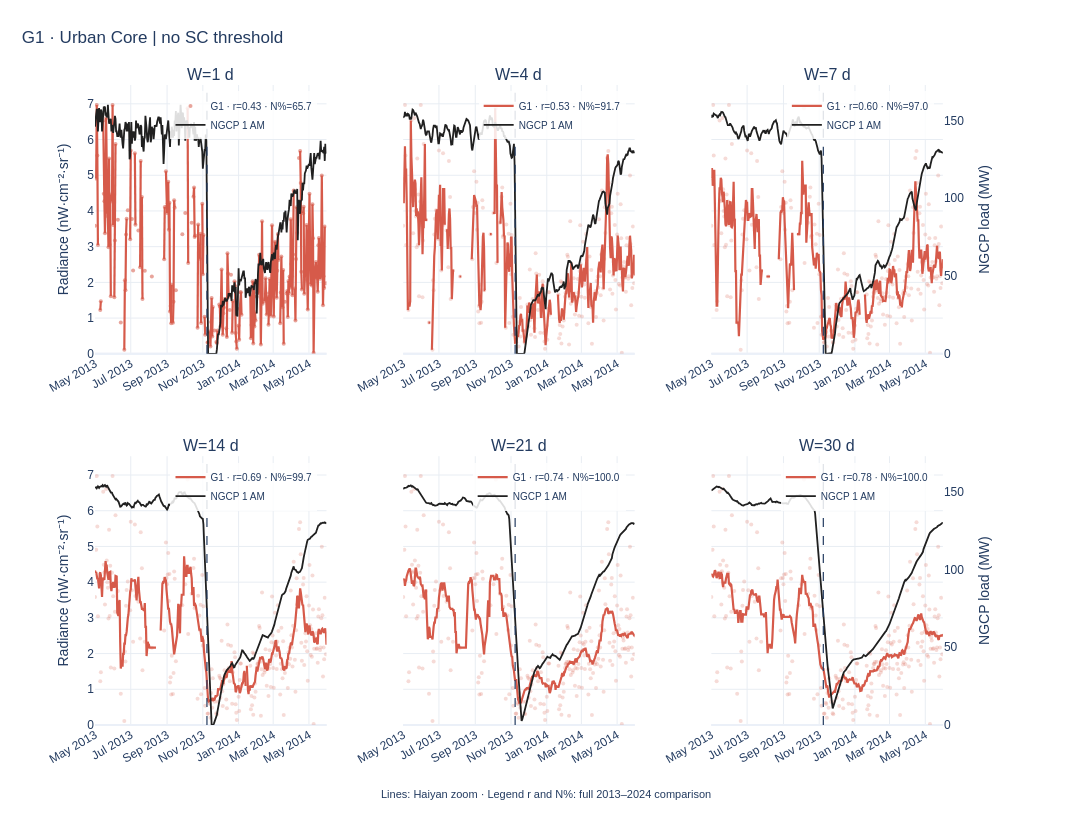
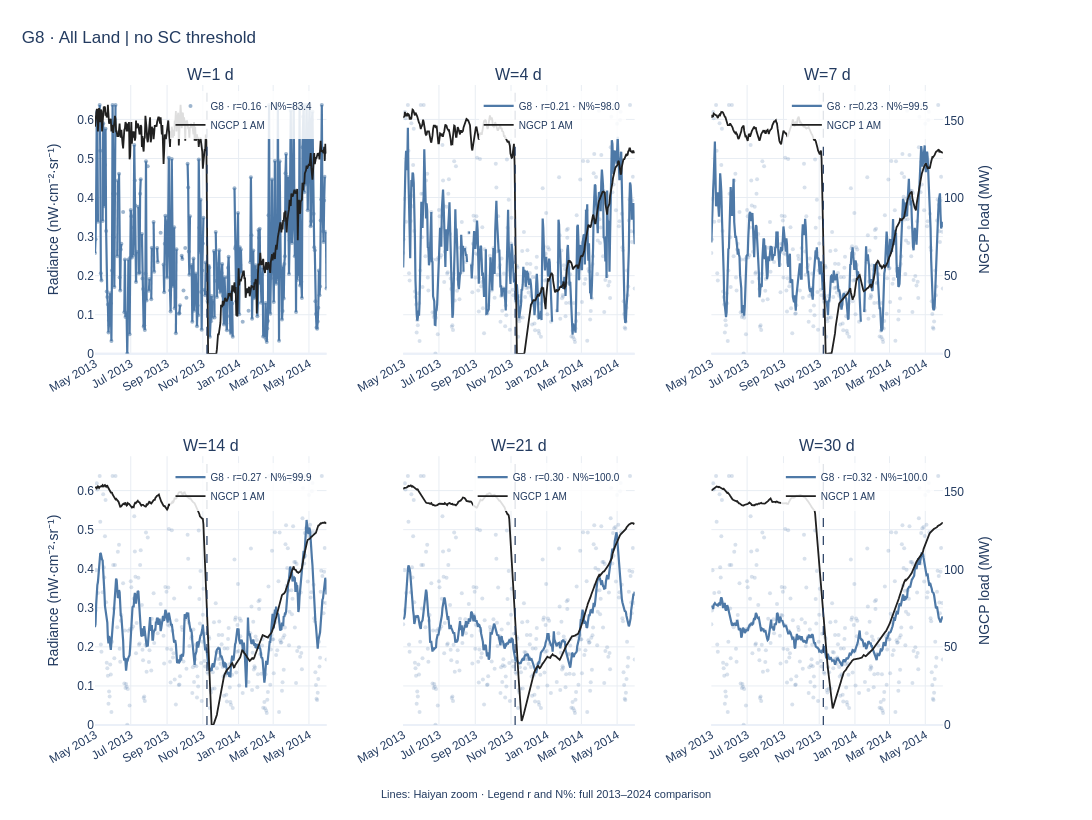

These figures' notebook cell, in order:
### Code cell
PROFILE_GROUPS = ("G1", "G8")
PROFILE_WINDOWS = (1, 4, 7, 14, 21, 30)
PROFILE_LEFT = pd.Timestamp("2013-05-01")
PROFILE_RIGHT = pd.Timestamp("2014-05-31")
HAIYAN_DATE = pd.Timestamp("2013-11-08")

GROUP_STYLE = {
    code: (label, color)
    for code, suffix, label, color in GROUPS
}
profile_dates = pd.date_range(
    PROFILE_LEFT, PROFILE_RIGHT, freq="D"
)
daily_load = SENS_LOAD.reindex(SOURCE_DATES).astype(float)
load_limit = 1.08 * float(
    daily_load.reindex(profile_dates).max()
)

PROFILE_FIGURES = {}
profile_rows = []

for code in PROFILE_GROUPS:
    label, color = GROUP_STYLE[code]

    # Every available direct date; no SC threshold.
    direct_ntl = (
        SENS_MASK_DATA[code]["ntl"]
        .reindex(SOURCE_DATES)
        .astype(float)
    )
    ntl_limit = 1.08 * float(
        direct_ntl.reindex(profile_dates).max()
    )

    fig = make_subplots(
        rows=2,
        cols=3,
        specs=[
            [{"secondary_y": True} for _ in range(3)]
            for _ in range(2)
        ],
        shared_xaxes=True,
        horizontal_spacing=.085,
        vertical_spacing=.16,
        subplot_titles=[
            f"W={width} d" for width in PROFILE_WINDOWS
        ],
    )
    for heading in fig.layout.annotations:
        heading.font = dict(
            size=16, color="#233B60"
        )

    panel_legends = {}

    for i, width in enumerate(PROFILE_WINDOWS):
        row, col = i // 3 + 1, i % 3 + 1
        legend_id = (
            "legend" if i == 0 else f"legend{i + 1}"
        )

        ntl_mean = direct_ntl.rolling(
            width, min_periods=1, center=True
        ).mean()
        load_mean = daily_load.rolling(
            width, min_periods=1, center=True
        ).mean()

        metrics = paired_alignment(
            ntl_mean, load_mean
        )
        profile_rows.append({
            "mask": code,
            "window_days": width,
            **metrics,
        })

        r_text = (
            f"{metrics['r']:.2f}"
            if np.isfinite(metrics["r"]) else "NA"
        )
        ntl_legend = (
            f"{code} · r={r_text} · "
            f"N%={metrics['N_pct']:.1f}"
        )

        # The direct observations remain visible behind the mean.
        fig.add_trace(
            go.Scatter(
                x=profile_dates,
                y=direct_ntl.reindex(profile_dates),
                mode="markers",
                name=ntl_legend,
                legend=legend_id,
                showlegend=(width == 1),
                marker=dict(
                    color=color,
                    size=4,
                    opacity=.55 if width == 1 else .22,
                ),
            ),
            row=row, col=col, secondary_y=False,
        )

        fig.add_trace(
            go.Scatter(
                x=profile_dates,
                y=ntl_mean.reindex(profile_dates),
                mode="lines",
                name=ntl_legend,
                legend=legend_id,
                showlegend=(width != 1),
                connectgaps=False,
                line=dict(color=color, width=2.2),
            ),
            row=row, col=col, secondary_y=False,
        )

        fig.add_trace(
            go.Scatter(
                x=profile_dates,
                y=load_mean.reindex(profile_dates),
                mode="lines",
                name="NGCP 1 AM",
                legend=legend_id,
                showlegend=True,
                connectgaps=False,
                line=dict(
                    color="#202020", width=1.8
                ),
            ),
            row=row, col=col, secondary_y=True,
        )

        fig.add_vline(
            x=HAIYAN_DATE,
            row=row, col=col,
            line_color="#233B60",
            line_dash="dash",
            line_width=1.2,
        )

        fig.update_xaxes(
            range=[PROFILE_LEFT, PROFILE_RIGHT],
            dtick="M2",
            tickformat="%b %Y",
            tickangle=-30,
            showticklabels=True,
            gridcolor="#E8EDF3",
            row=row, col=col,
        )
        fig.update_yaxes(
            range=[0, ntl_limit],
            showticklabels=(col == 1),
            title_text=(
                "Radiance (nW·cm⁻²·sr⁻¹)"
                if col == 1 else None
            ),
            gridcolor="#E8EDF3",
            row=row, col=col,
            secondary_y=False,
        )
        fig.update_yaxes(
            range=[0, load_limit],
            showticklabels=(col == 3),
            title_text=(
                "NGCP load (MW)"
                if col == 3 else None
            ),
            showgrid=False,
            row=row, col=col,
            secondary_y=True,
        )

        # Position this panel's own two-item legend inside it.
        xaxis_key = (
            "xaxis" if i == 0 else f"xaxis{i + 1}"
        )
        primary_y_key = (
            "yaxis" if i == 0
            else f"yaxis{2 * i + 1}"
        )
        x_domain = fig.layout[xaxis_key].domain
        y_domain = fig.layout[primary_y_key].domain

        panel_legends[legend_id] = dict(
            x=x_domain[1] - .01,
            y=y_domain[1] - .01,
            xanchor="right",
            yanchor="top",
            bgcolor="rgba(255,255,255,.85)",
            font=dict(size=10),
            borderwidth=0,
        )

    fig.update_layout(
        template="plotly_white",
        width=1550,
        height=820,
        title=dict(
            text=f"{code} · {label} | no SC threshold",
            x=.02,
            font=dict(size=17),
        ),
        margin=dict(
            l=95, r=95, t=85, b=95
        ),
        font=dict(
            family="Arial",
            color="#233B60",
            size=12,
        ),
        paper_bgcolor="white",
        plot_bgcolor="white",
        **panel_legends,
    )

    fig.add_annotation(
        x=.5, y=-.12,
        xref="paper", yref="paper",
        text=(
            "Lines: Haiyan zoom · "
            "Legend r and N%: full 2013–2024 comparison"
        ),
        showarrow=False,
        font=dict(size=11, color="#233B60"),
    )

    fig.show()
    fig.write_html(
        SENS_DIR / f"{code.lower()}_six_window_profiles.html",
        include_plotlyjs="cdn",
    )
    PROFILE_FIGURES[code] = fig

PROFILE_METRICS = pd.DataFrame(profile_rows)

### Figure 1 — Plotly figure (JSON) as saved in the notebook; plotly's stock layout.template omitted (floating-point values rounded to 4 significant figures; data arrays with more than 128 entries replaced by an {"elided": "..."} marker saying what was removed)
{"data": [{"legend": "legend", "marker": {"color": "#D65A4A", "opacity": 0.55, "size": 4}, "mode": "markers", "name": "G1 · r=0.43 · N%=65.7", "showlegend": true, "type": "scatter", "x": {"elided": "396 str values"}, "xaxis": "x", "y": {"elided": "396 float values"}, "yaxis": "y"}, {"connectgaps": false, "legend": "legend", "line": {"color": "#D65A4A", "width": 2.2}, "mode": "lines", "name": "G1 · r=0.43 · N%=65.7", "showlegend": false, "type": "scatter", "x": {"elided": "396 str values"}, "xaxis": "x", "y": {"elided": "396 float values"}, "yaxis": "y"}, {"connectgaps": false, "legend": "legend", "line": {"color": "#202020", "width": 1.8}, "mode": "lines", "name": "NGCP 1 AM", "showlegend": true, "type": "scatter", "x": {"elided": "396 str values"}, "xaxis": "x", "y": {"elided": "396 float values"}, "yaxis": "y2"}, {"legend": "legend2", "marker": {"color": "#D65A4A", "opacity": 0.22, "size": 4}, "mode": "markers", "name": "G1 · r=0.53 · N%=91.7", "showlegend": false, "type": "scatter", "x": {"elided": "396 str values"}, "xaxis": "x2", "y": {"elided": "396 float values"}, "yaxis": "y3"}, {"connectgaps": false, "legend": "legend2", "line": {"color": "#D65A4A", "width": 2.2}, "mode": "lines", "name": "G1 · r=0.53 · N%=91.7", "showlegend": true, "type": "scatter", "x": {"elided": "396 str values"}, "xaxis": "x2", "y": {"elided": "396 float values"}, "yaxis": "y3"}, {"connectgaps": false, "legend": "legend2", "line": {"color": "#202020", "width": 1.8}, "mode": "lines", "name": "NGCP 1 AM", "showlegend": true, "type": "scatter", "x": {"elided": "396 str values"}, "xaxis": "x2", "y": {"elided": "396 float values"}, "yaxis": "y4"}, {"legend": "legend3", "marker": {"color": "#D65A4A", "opacity": 0.22, "size": 4}, "mode": "markers", "name": "G1 · r=0.60 · N%=97.0", "showlegend": false, "type": "scatter", "x": {"elided": "396 str values"}, "xaxis": "x3", "y": {"elided": "396 float values"}, "yaxis": "y5"}, {"connectgaps": false, "legend": "legend3", "line": {"color": "#D65A4A", "width": 2.2}, "mode": "lines", "name": "G1 · r=0.60 · N%=97.0", "showlegend": true, "type": "scatter", "x": {"elided": "396 str values"}, "xaxis": "x3", "y": {"elided": "396 float values"}, "yaxis": "y5"}, {"connectgaps": false, "legend": "legend3", "line": {"color": "#202020", "width": 1.8}, "mode": "lines", "name": "NGCP 1 AM", "showlegend": true, "type": "scatter", "x": {"elided": "396 str values"}, "xaxis": "x3", "y": {"elided": "396 float values"}, "yaxis": "y6"}, {"legend": "legend4", "marker": {"color": "#D65A4A", "opacity": 0.22, "size": 4}, "mode": "markers", "name": "G1 · r=0.69 · N%=99.7", "showlegend": false, "type": "scatter", "x": {"elided": "396 str values"}, "xaxis": "x4", "y": {"elided": "396 float values"}, "yaxis": "y7"}, {"connectgaps": false, "legend": "legend4", "line": {"color": "#D65A4A", "width": 2.2}, "mode": "lines", "name": "G1 · r=0.69 · N%=99.7", "showlegend": true, "type": "scatter", "x": {"elided": "396 str values"}, "xaxis": "x4", "y": {"elided": "396 float values"}, "yaxis": "y7"}, {"connectgaps": false, "legend": "legend4", "line": {"color": "#202020", "width": 1.8}, "mode": "lines", "name": "NGCP 1 AM", "showlegend": true, "type": "scatter", "x": {"elided": "396 str values"}, "xaxis": "x4", "y": {"elided": "396 float values"}, "yaxis": "y8"}, {"legend": "legend5", "marker": {"color": "#D65A4A", "opacity": 0.22, "size": 4}, "mode": "markers", "name": "G1 · r=0.74 · N%=100.0", "showlegend": false, "type": "scatter", "x": {"elided": "396 str values"}, "xaxis": "x5", "y": {"elided": "396 float values"}, "yaxis": "y9"}, {"connectgaps": false, "legend": "legend5", "line": {"color": "#D65A4A", "width": 2.2}, "mode": "lines", "name": "G1 · r=0.74 · N%=100.0", "showlegend": true, "type": "scatter", "x": {"elided": "396 str values"}, "xaxis": "x5", "y": {"elided": "396 float values"}, "yaxis": "y9"}, {"connectgaps": false, "legend": "legend5", "line": {"color": "#202020", "width": 1.8}, "mode": "lines", "name": "NGCP 1 AM", "showlegend": true, "type": "scatter", "x": {"elided": "396 str values"}, "xaxis": "x5", "y": {"elided": "396 float values"}, "yaxis": "y10"}, {"legend": "legend6", "marker": {"color": "#D65A4A", "opacity": 0.22, "size": 4}, "mode": "markers", "name": "G1 · r=0.78 · N%=100.0", "showlegend": false, "type": "scatter", "x": {"elided": "396 str values"}, "xaxis": "x6", "y": {"elided": "396 float values"}, "yaxis": "y11"}, {"connectgaps": false, "legend": "legend6", "line": {"color": "#D65A4A", "width": 2.2}, "mode": "lines", "name": "G1 · r=0.78 · N%=100.0", "showlegend": true, "type": "scatter", "x": {"elided": "396 str values"}, "xaxis": "x6", "y": {"elided": "396 float values"}, "yaxis": "y11"}, {"connectgaps": false, "legend": "legend6", "line": {"color": "#202020", "width": 1.8}, "mode": "lines", "name": "NGCP 1 AM", "showlegend": true, "type": "scatter", "x": {"elided": "396 str values"}, "xaxis": "x6", "y": {"elided": "396 float values"}, "yaxis": "y12"}], "layout": {"annotations": [{"font": {"color": "#233B60", "size": 16}, "showarrow": false, "text": "W=1 d", "x": 0.1283, "xanchor": "center", "xref": "paper", "y": 1, "yanchor": "bottom", "yref": "paper"}, {"font": {"color": "#233B60", "size": 16}, "showarrow": false, "text": "W=4 d", "x": 0.47, "xanchor": "center", "xref": "paper", "y": 1, "yanchor": "bottom", "yref": "paper"}, {"font": {"color": "#233B60", "size": 16}, "showarrow": false, "text": "W=7 d", "x": 0.8117, "xanchor": "center", "xref": "paper", "y": 1, "yanchor": "bottom", "yref": "paper"}, {"font": {"color": "#233B60", "size": 16}, "showarrow": false, "text": "W=14 d", "x": 0.1283, "xanchor": "center", "xref": "paper", "y": 0.42, "yanchor": "bottom", "yref": "paper"}, {"font": {"color": "#233B60", "size": 16}, "showarrow": false, "text": "W=21 d", "x": 0.47, "xanchor": "center", "xref": "paper", "y": 0.42, "yanchor": "bottom", "yref": "paper"}, {"font": {"color": "#233B60", "size": 16}, "showarrow": false, "text": "W=30 d", "x": 0.8117, "xanchor": "center", "xref": "paper", "y": 0.42, "yanchor": "bottom", "yref": "paper"}, {"font": {"color": "#233B60", "size": 11}, "showarrow": false, "text": "Lines: Haiyan zoom · Legend r and N%: full 2013–2024 comparison", "x": 0.5, "xref": "paper", "y": -0.12, "yref": "paper"}], "font": {"color": "#233B60", "family": "Arial", "size": 12}, "height": 820, "legend": {"bgcolor": "rgba(255,255,255,.85)", "borderwidth": 0, "font": {"size": 10}, "x": 0.2467, "xanchor": "right", "y": 0.99, "yanchor": "top"}, "legend2": {"bgcolor": "rgba(255,255,255,.85)", "borderwidth": 0, "font": {"size": 10}, "x": 0.5883, "xanchor": "right", "y": 0.99, "yanchor": "top"}, "legend3": {"bgcolor": "rgba(255,255,255,.85)", "borderwidth": 0, "font": {"size": 10}, "x": 0.93, "xanchor": "right", "y": 0.99, "yanchor": "top"}, "legend4": {"bgcolor": "rgba(255,255,255,.85)", "borderwidth": 0, "font": {"size": 10}, "x": 0.2467, "xanchor": "right", "y": 0.41, "yanchor": "top"}, "legend5": {"bgcolor": "rgba(255,255,255,.85)", "borderwidth": 0, "font": {"size": 10}, "x": 0.5883, "xanchor": "right", "y": 0.41, "yanchor": "top"}, "legend6": {"bgcolor": "rgba(255,255,255,.85)", "borderwidth": 0, "font": {"size": 10}, "x": 0.93, "xanchor": "right", "y": 0.41, "yanchor": "top"}, "margin": {"b": 95, "l": 95, "r": 95, "t": 85}, "paper_bgcolor": "white", "plot_bgcolor": "white", "shapes": [{"line": {"color": "#233B60", "dash": "dash", "width": 1.2}, "type": "line", "x0": "2013-11-08T00:00:00", "x1": "2013-11-08T00:00:00", "xref": "x", "y0": 0, "y1": 1, "yref": "y domain"}, {"line": {"color": "#233B60", "dash": "dash", "width": 1.2}, "type": "line", "x0": "2013-11-08T00:00:00", "x1": "2013-11-08T00:00:00", "xref": "x2", "y0": 0, "y1": 1, "yref": "y3 domain"}, {"line": {"color": "#233B60", "dash": "dash", "width": 1.2}, "type": "line", "x0": "2013-11-08T00:00:00", "x1": "2013-11-08T00:00:00", "xref": "x3", "y0": 0, "y1": 1, "yref": "y5 domain"}, {"line": {"color": "#233B60", "dash": "dash", "width": 1.2}, "type": "line", "x0": "2013-11-08T00:00:00", "x1": "2013-11-08T00:00:00", "xref": "x4", "y0": 0, "y1": 1, "yref": "y7 domain"}, {"line": {"color": "#233B60", "dash": "dash", "width": 1.2}, "type": "line", "x0": "2013-11-08T00:00:00", "x1": "2013-11-08T00:00:00", "xref": "x5", "y0": 0, "y1": 1, "yref": "y9 domain"}, {"line": {"color": "#233B60", "dash": "dash", "width": 1.2}, "type": "line", "x0": "2013-11-08T00:00:00", "x1": "2013-11-08T00:00:00", "xref": "x6", "y0": 0, "y1": 1, "yref": "y11 domain"}], "title": {"font": {"size": 17}, "text": "G1 · Urban Core | no SC threshold", "x": 0.02}, "width": 1550, "xaxis": {"anchor": "y", "domain": [0, 0.2567], "dtick": "M2", "gridcolor": "#E8EDF3", "matches": "x4", "range": ["2013-05-01T00:00:00", "2014-05-31T00:00:00"], "showticklabels": true, "tickangle": -30, "tickformat": "%b %Y"}, "xaxis2": {"anchor": "y3", "domain": [0.3417, 0.5983], "dtick": "M2", "gridcolor": "#E8EDF3", "matches": "x5", "range": ["2013-05-01T00:00:00", "2014-05-31T00:00:00"], "showticklabels": true, "tickangle": -30, "tickformat": "%b %Y"}, "xaxis3": {"anchor": "y5", "domain": [0.6833, 0.94], "dtick": "M2", "gridcolor": "#E8EDF3", "matches": "x6", "range": ["2013-05-01T00:00:00", "2014-05-31T00:00:00"], "showticklabels": true, "tickangle": -30, "tickformat": "%b %Y"}, "xaxis4": {"anchor": "y7", "domain": [0, 0.2567], "dtick": "M2", "gridcolor": "#E8EDF3", "range": ["2013-05-01T00:00:00", "2014-05-31T00:00:00"], "showticklabels": true, "tickangle": -30, "tickformat": "%b %Y"}, "xaxis5": {"anchor": "y9", "domain": [0.3417, 0.5983], "dtick": "M2", "gridcolor": "#E8EDF3", "range": ["2013-05-01T00:00:00", "2014-05-31T00:00:00"], "showticklabels": true, "tickangle": -30, "tickformat": "%b %Y"}, "xaxis6": {"anchor": "y11", "domain": [0.6833, 0.94], "dtick": "M2", "gridcolor": "#E8EDF3", "range": ["2013-05-01T00:00:00", "2014-05-31T00:00:00"], "showticklabels": true, "tickangle": -30, "tickformat": "%b %Y"}, "yaxis": {"anchor": "x", "domain": [0.58, 1], "gridcolor": "#E8EDF3", "range": [0, 7.527], "showticklabels": true, "title": {"text": "Radiance (nW·cm⁻²·sr⁻¹)"}}, "yaxis10": {"anchor": "x5", "overlaying": "y9", "range": [0, 172.8], "showgrid": false, "showticklabels": false, "side": "right"}, "yaxis11": {"anchor": "x6", "domain": [0, 0.42], "gridcolor": "#E8EDF3", "range": [0, 7.527], "showticklabels": false}, "yaxis12": {"anchor": "x6", "overlaying": "y11", "range": [0, 172.8], "showgrid": false, "showticklabels": true, "side": "right", "title": {"text": "NGCP load (MW)"}}, "yaxis2": {"anchor": "x", "overlaying": "y", "range": [0, 172.8], "showgrid": false, "showticklabels": false, "side": "right"}, "yaxis3": {"anchor": "x2", "domain": [0.58, 1], "gridcolor": "#E8EDF3", "range": [0, 7.527], "showticklabels": false}, "yaxis4": {"anchor": "x2", "overlaying": "y3", "range": [0, 172.8], "showgrid": false, "showticklabels": false, "side": "right"}, "yaxis5": {"anchor": "x3", "domain": [0.58, 1], "gridcolor": "#E8EDF3", "range": [0, 7.527], "showticklabels": false}, "yaxis6": {"anchor": "x3", "overlaying": "y5", "range": [0, 172.8], "showgrid": false, "showticklabels": true, "side": "right", "title": {"text": "NGCP load (MW)"}}, "yaxis7": {"anchor": "x4", "domain": [0, 0.42], "gridcolor": "#E8EDF3", "range": [0, 7.527], "showticklabels": true, "title": {"text": "Radiance (nW·cm⁻²·sr⁻¹)"}}, "yaxis8": {"anchor": "x4", "overlaying": "y7", "range": [0, 172.8], "showgrid": false, "showticklabels": false, "side": "right"}, "yaxis9": {"anchor": "x5", "domain": [0, 0.42], "gridcolor": "#E8EDF3", "range": [0, 7.527], "showticklabels": false}}}

### Figure 2 — Plotly figure (JSON) as saved in the notebook; plotly's stock layout.template omitted (floating-point values rounded to 4 significant figures; data arrays with more than 128 entries replaced by an {"elided": "..."} marker saying what was removed)
{"data": [{"legend": "legend", "marker": {"color": "#4E79A7", "opacity": 0.55, "size": 4}, "mode": "markers", "name": "G8 · r=0.16 · N%=83.4", "showlegend": true, "type": "scatter", "x": {"elided": "396 str values"}, "xaxis": "x", "y": {"elided": "396 float values"}, "yaxis": "y"}, {"connectgaps": false, "legend": "legend", "line": {"color": "#4E79A7", "width": 2.2}, "mode": "lines", "name": "G8 · r=0.16 · N%=83.4", "showlegend": false, "type": "scatter", "x": {"elided": "396 str values"}, "xaxis": "x", "y": {"elided": "396 float values"}, "yaxis": "y"}, {"connectgaps": false, "legend": "legend", "line": {"color": "#202020", "width": 1.8}, "mode": "lines", "name": "NGCP 1 AM", "showlegend": true, "type": "scatter", "x": {"elided": "396 str values"}, "xaxis": "x", "y": {"elided": "396 float values"}, "yaxis": "y2"}, {"legend": "legend2", "marker": {"color": "#4E79A7", "opacity": 0.22, "size": 4}, "mode": "markers", "name": "G8 · r=0.21 · N%=98.0", "showlegend": false, "type": "scatter", "x": {"elided": "396 str values"}, "xaxis": "x2", "y": {"elided": "396 float values"}, "yaxis": "y3"}, {"connectgaps": false, "legend": "legend2", "line": {"color": "#4E79A7", "width": 2.2}, "mode": "lines", "name": "G8 · r=0.21 · N%=98.0", "showlegend": true, "type": "scatter", "x": {"elided": "396 str values"}, "xaxis": "x2", "y": {"elided": "396 float values"}, "yaxis": "y3"}, {"connectgaps": false, "legend": "legend2", "line": {"color": "#202020", "width": 1.8}, "mode": "lines", "name": "NGCP 1 AM", "showlegend": true, "type": "scatter", "x": {"elided": "396 str values"}, "xaxis": "x2", "y": {"elided": "396 float values"}, "yaxis": "y4"}, {"legend": "legend3", "marker": {"color": "#4E79A7", "opacity": 0.22, "size": 4}, "mode": "markers", "name": "G8 · r=0.23 · N%=99.5", "showlegend": false, "type": "scatter", "x": {"elided": "396 str values"}, "xaxis": "x3", "y": {"elided": "396 float values"}, "yaxis": "y5"}, {"connectgaps": false, "legend": "legend3", "line": {"color": "#4E79A7", "width": 2.2}, "mode": "lines", "name": "G8 · r=0.23 · N%=99.5", "showlegend": true, "type": "scatter", "x": {"elided": "396 str values"}, "xaxis": "x3", "y": {"elided": "396 float values"}, "yaxis": "y5"}, {"connectgaps": false, "legend": "legend3", "line": {"color": "#202020", "width": 1.8}, "mode": "lines", "name": "NGCP 1 AM", "showlegend": true, "type": "scatter", "x": {"elided": "396 str values"}, "xaxis": "x3", "y": {"elided": "396 float values"}, "yaxis": "y6"}, {"legend": "legend4", "marker": {"color": "#4E79A7", "opacity": 0.22, "size": 4}, "mode": "markers", "name": "G8 · r=0.27 · N%=99.9", "showlegend": false, "type": "scatter", "x": {"elided": "396 str values"}, "xaxis": "x4", "y": {"elided": "396 float values"}, "yaxis": "y7"}, {"connectgaps": false, "legend": "legend4", "line": {"color": "#4E79A7", "width": 2.2}, "mode": "lines", "name": "G8 · r=0.27 · N%=99.9", "showlegend": true, "type": "scatter", "x": {"elided": "396 str values"}, "xaxis": "x4", "y": {"elided": "396 float values"}, "yaxis": "y7"}, {"connectgaps": false, "legend": "legend4", "line": {"color": "#202020", "width": 1.8}, "mode": "lines", "name": "NGCP 1 AM", "showlegend": true, "type": "scatter", "x": {"elided": "396 str values"}, "xaxis": "x4", "y": {"elided": "396 float values"}, "yaxis": "y8"}, {"legend": "legend5", "marker": {"color": "#4E79A7", "opacity": 0.22, "size": 4}, "mode": "markers", "name": "G8 · r=0.30 · N%=100.0", "showlegend": false, "type": "scatter", "x": {"elided": "396 str values"}, "xaxis": "x5", "y": {"elided": "396 float values"}, "yaxis": "y9"}, {"connectgaps": false, "legend": "legend5", "line": {"color": "#4E79A7", "width": 2.2}, "mode": "lines", "name": "G8 · r=0.30 · N%=100.0", "showlegend": true, "type": "scatter", "x": {"elided": "396 str values"}, "xaxis": "x5", "y": {"elided": "396 float values"}, "yaxis": "y9"}, {"connectgaps": false, "legend": "legend5", "line": {"color": "#202020", "width": 1.8}, "mode": "lines", "name": "NGCP 1 AM", "showlegend": true, "type": "scatter", "x": {"elided": "396 str values"}, "xaxis": "x5", "y": {"elided": "396 float values"}, "yaxis": "y10"}, {"legend": "legend6", "marker": {"color": "#4E79A7", "opacity": 0.22, "size": 4}, "mode": "markers", "name": "G8 · r=0.32 · N%=100.0", "showlegend": false, "type": "scatter", "x": {"elided": "396 str values"}, "xaxis": "x6", "y": {"elided": "396 float values"}, "yaxis": "y11"}, {"connectgaps": false, "legend": "legend6", "line": {"color": "#4E79A7", "width": 2.2}, "mode": "lines", "name": "G8 · r=0.32 · N%=100.0", "showlegend": true, "type": "scatter", "x": {"elided": "396 str values"}, "xaxis": "x6", "y": {"elided": "396 float values"}, "yaxis": "y11"}, {"connectgaps": false, "legend": "legend6", "line": {"color": "#202020", "width": 1.8}, "mode": "lines", "name": "NGCP 1 AM", "showlegend": true, "type": "scatter", "x": {"elided": "396 str values"}, "xaxis": "x6", "y": {"elided": "396 float values"}, "yaxis": "y12"}], "layout": {"annotations": [{"font": {"color": "#233B60", "size": 16}, "showarrow": false, "text": "W=1 d", "x": 0.1283, "xanchor": "center", "xref": "paper", "y": 1, "yanchor": "bottom", "yref": "paper"}, {"font": {"color": "#233B60", "size": 16}, "showarrow": false, "text": "W=4 d", "x": 0.47, "xanchor": "center", "xref": "paper", "y": 1, "yanchor": "bottom", "yref": "paper"}, {"font": {"color": "#233B60", "size": 16}, "showarrow": false, "text": "W=7 d", "x": 0.8117, "xanchor": "center", "xref": "paper", "y": 1, "yanchor": "bottom", "yref": "paper"}, {"font": {"color": "#233B60", "size": 16}, "showarrow": false, "text": "W=14 d", "x": 0.1283, "xanchor": "center", "xref": "paper", "y": 0.42, "yanchor": "bottom", "yref": "paper"}, {"font": {"color": "#233B60", "size": 16}, "showarrow": false, "text": "W=21 d", "x": 0.47, "xanchor": "center", "xref": "paper", "y": 0.42, "yanchor": "bottom", "yref": "paper"}, {"font": {"color": "#233B60", "size": 16}, "showarrow": false, "text": "W=30 d", "x": 0.8117, "xanchor": "center", "xref": "paper", "y": 0.42, "yanchor": "bottom", "yref": "paper"}, {"font": {"color": "#233B60", "size": 11}, "showarrow": false, "text": "Lines: Haiyan zoom · Legend r and N%: full 2013–2024 comparison", "x": 0.5, "xref": "paper", "y": -0.12, "yref": "paper"}], "font": {"color": "#233B60", "family": "Arial", "size": 12}, "height": 820, "legend": {"bgcolor": "rgba(255,255,255,.85)", "borderwidth": 0, "font": {"size": 10}, "x": 0.2467, "xanchor": "right", "y": 0.99, "yanchor": "top"}, "legend2": {"bgcolor": "rgba(255,255,255,.85)", "borderwidth": 0, "font": {"size": 10}, "x": 0.5883, "xanchor": "right", "y": 0.99, "yanchor": "top"}, "legend3": {"bgcolor": "rgba(255,255,255,.85)", "borderwidth": 0, "font": {"size": 10}, "x": 0.93, "xanchor": "right", "y": 0.99, "yanchor": "top"}, "legend4": {"bgcolor": "rgba(255,255,255,.85)", "borderwidth": 0, "font": {"size": 10}, "x": 0.2467, "xanchor": "right", "y": 0.41, "yanchor": "top"}, "legend5": {"bgcolor": "rgba(255,255,255,.85)", "borderwidth": 0, "font": {"size": 10}, "x": 0.5883, "xanchor": "right", "y": 0.41, "yanchor": "top"}, "legend6": {"bgcolor": "rgba(255,255,255,.85)", "borderwidth": 0, "font": {"size": 10}, "x": 0.93, "xanchor": "right", "y": 0.41, "yanchor": "top"}, "margin": {"b": 95, "l": 95, "r": 95, "t": 85}, "paper_bgcolor": "white", "plot_bgcolor": "white", "shapes": [{"line": {"color": "#233B60", "dash": "dash", "width": 1.2}, "type": "line", "x0": "2013-11-08T00:00:00", "x1": "2013-11-08T00:00:00", "xref": "x", "y0": 0, "y1": 1, "yref": "y domain"}, {"line": {"color": "#233B60", "dash": "dash", "width": 1.2}, "type": "line", "x0": "2013-11-08T00:00:00", "x1": "2013-11-08T00:00:00", "xref": "x2", "y0": 0, "y1": 1, "yref": "y3 domain"}, {"line": {"color": "#233B60", "dash": "dash", "width": 1.2}, "type": "line", "x0": "2013-11-08T00:00:00", "x1": "2013-11-08T00:00:00", "xref": "x3", "y0": 0, "y1": 1, "yref": "y5 domain"}, {"line": {"color": "#233B60", "dash": "dash", "width": 1.2}, "type": "line", "x0": "2013-11-08T00:00:00", "x1": "2013-11-08T00:00:00", "xref": "x4", "y0": 0, "y1": 1, "yref": "y7 domain"}, {"line": {"color": "#233B60", "dash": "dash", "width": 1.2}, "type": "line", "x0": "2013-11-08T00:00:00", "x1": "2013-11-08T00:00:00", "xref": "x5", "y0": 0, "y1": 1, "yref": "y9 domain"}, {"line": {"color": "#233B60", "dash": "dash", "width": 1.2}, "type": "line", "x0": "2013-11-08T00:00:00", "x1": "2013-11-08T00:00:00", "xref": "x6", "y0": 0, "y1": 1, "yref": "y11 domain"}], "title": {"font": {"size": 17}, "text": "G8 · All Land | no SC threshold", "x": 0.02}, "width": 1550, "xaxis": {"anchor": "y", "domain": [0, 0.2567], "dtick": "M2", "gridcolor": "#E8EDF3", "matches": "x4", "range": ["2013-05-01T00:00:00", "2014-05-31T00:00:00"], "showticklabels": true, "tickangle": -30, "tickformat": "%b %Y"}, "xaxis2": {"anchor": "y3", "domain": [0.3417, 0.5983], "dtick": "M2", "gridcolor": "#E8EDF3", "matches": "x5", "range": ["2013-05-01T00:00:00", "2014-05-31T00:00:00"], "showticklabels": true, "tickangle": -30, "tickformat": "%b %Y"}, "xaxis3": {"anchor": "y5", "domain": [0.6833, 0.94], "dtick": "M2", "gridcolor": "#E8EDF3", "matches": "x6", "range": ["2013-05-01T00:00:00", "2014-05-31T00:00:00"], "showticklabels": true, "tickangle": -30, "tickformat": "%b %Y"}, "xaxis4": {"anchor": "y7", "domain": [0, 0.2567], "dtick": "M2", "gridcolor": "#E8EDF3", "range": ["2013-05-01T00:00:00", "2014-05-31T00:00:00"], "showticklabels": true, "tickangle": -30, "tickformat": "%b %Y"}, "xaxis5": {"anchor": "y9", "domain": [0.3417, 0.5983], "dtick": "M2", "gridcolor": "#E8EDF3", "range": ["2013-05-01T00:00:00", "2014-05-31T00:00:00"], "showticklabels": true, "tickangle": -30, "tickformat": "%b %Y"}, "xaxis6": {"anchor": "y11", "domain": [0.6833, 0.94], "dtick": "M2", "gridcolor": "#E8EDF3", "range": ["2013-05-01T00:00:00", "2014-05-31T00:00:00"], "showticklabels": true, "tickangle": -30, "tickformat": "%b %Y"}, "yaxis": {"anchor": "x", "domain": [0.58, 1], "gridcolor": "#E8EDF3", "range": [0, 0.6881], "showticklabels": true, "title": {"text": "Radiance (nW·cm⁻²·sr⁻¹)"}}, "yaxis10": {"anchor": "x5", "overlaying": "y9", "range": [0, 172.8], "showgrid": false, "showticklabels": false, "side": "right"}, "yaxis11": {"anchor": "x6", "domain": [0, 0.42], "gridcolor": "#E8EDF3", "range": [0, 0.6881], "showticklabels": false}, "yaxis12": {"anchor": "x6", "overlaying": "y11", "range": [0, 172.8], "showgrid": false, "showticklabels": true, "side": "right", "title": {"text": "NGCP load (MW)"}}, "yaxis2": {"anchor": "x", "overlaying": "y", "range": [0, 172.8], "showgrid": false, "showticklabels": false, "side": "right"}, "yaxis3": {"anchor": "x2", "domain": [0.58, 1], "gridcolor": "#E8EDF3", "range": [0, 0.6881], "showticklabels": false}, "yaxis4": {"anchor": "x2", "overlaying": "y3", "range": [0, 172.8], "showgrid": false, "showticklabels": false, "side": "right"}, "yaxis5": {"anchor": "x3", "domain": [0.58, 1], "gridcolor": "#E8EDF3", "range": [0, 0.6881], "showticklabels": false}, "yaxis6": {"anchor": "x3", "overlaying": "y5", "range": [0, 172.8], "showgrid": false, "showticklabels": true, "side": "right", "title": {"text": "NGCP load (MW)"}}, "yaxis7": {"anchor": "x4", "domain": [0, 0.42], "gridcolor": "#E8EDF3", "range": [0, 0.6881], "showticklabels": true, "title": {"text": "Radiance (nW·cm⁻²·sr⁻¹)"}}, "yaxis8": {"anchor": "x4", "overlaying": "y7", "range": [0, 172.8], "showgrid": false, "showticklabels": false, "side": "right"}, "yaxis9": {"anchor": "x5", "domain": [0, 0.42], "gridcolor": "#E8EDF3", "range": [0, 0.6881], "showticklabels": false}}}
